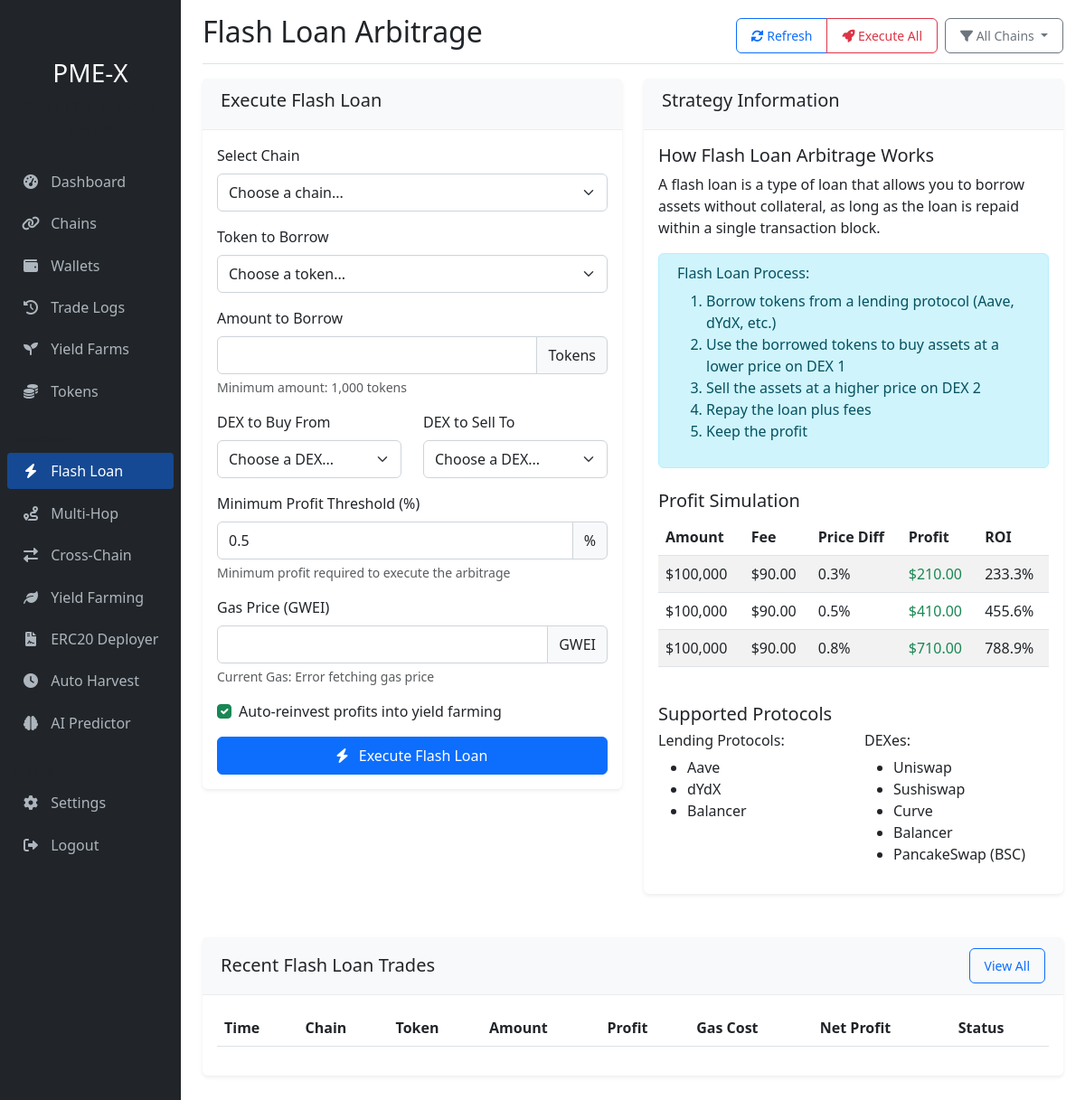
The page /execute_flash_loan (signed in) on the database as committed earlier.
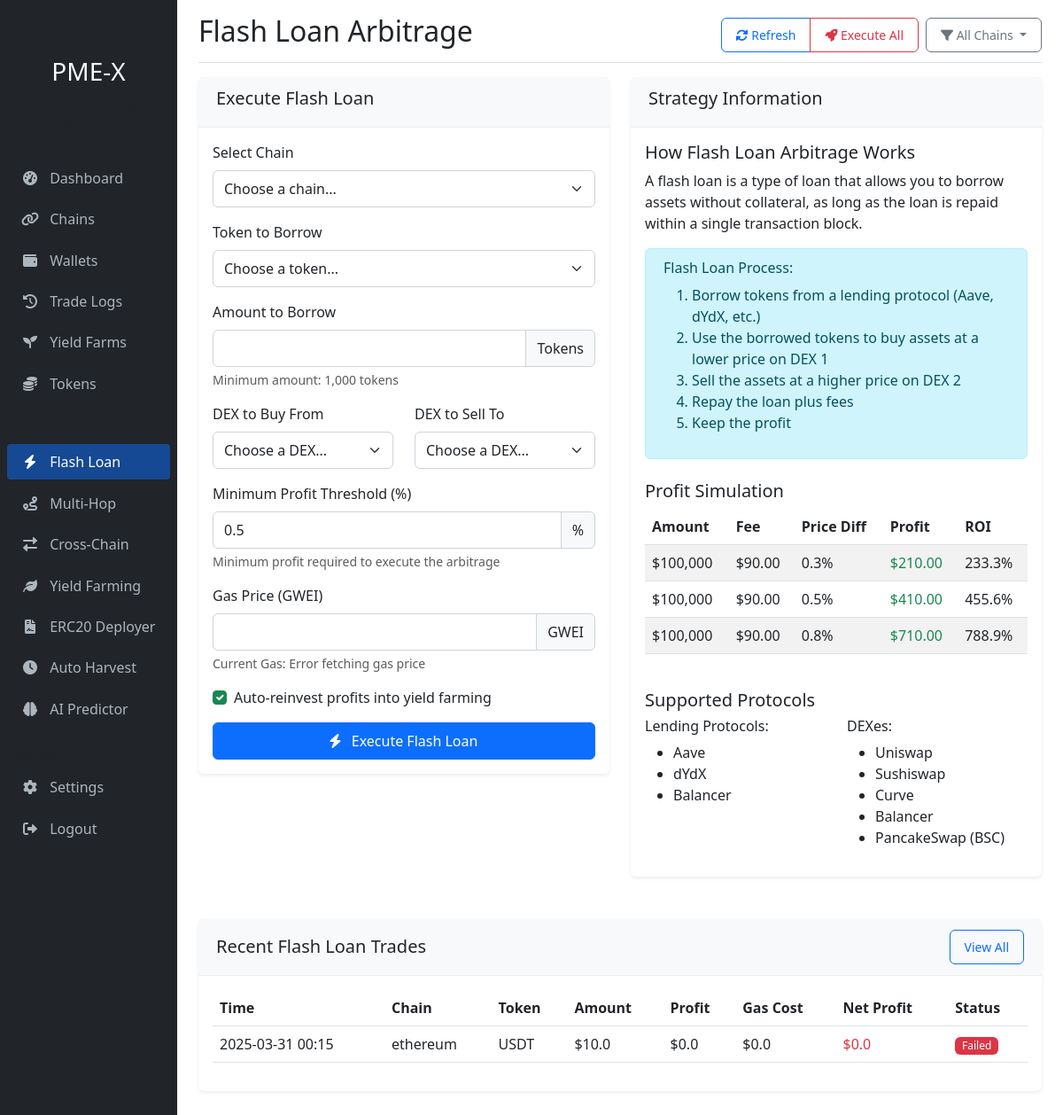
The same page on the database as committed later.
### app/models/trade.py (models this page shows, shortened)
class Trade(db.Model):
    id = db.Column(db.Integer, primary_key=True)
    strategy_type = db.Column(db.String(50), nullable=False)  # flash_loan, multi_hop, cross_chain, etc.
    chain = db.Column(db.String(50), nullable=False)  # ethereum, bsc, polygon, etc.
    amount = db.Column(db.Float, nullable=False)  # Amount in USD
    profit = db.Column(db.Float, nullable=False)  # Profit in USD
    gas_cost = db.Column(db.Float, nullable=False)  # Gas cost in USD
    net_profit = db.Column(db.Float, nullable=False)  # Net profit after gas
    tx_hash = db.Column(db.String(100), nullable=True)  # Transaction hash
    status = db.Column(db.String(20), nullable=False, default="completed")  # pending, completed, failed
    created_at = db.Column(db.DateTime, default=datetime.utcnow)
    execution_time = db.Column(db.Float, nullable=True)  # Execution time in seconds
    details = db.Column(db.JSON, nullable=True)

### app/routes/strategies.py (the view, shortened to what this page needs)
@strategies_bp.route('/execute_flash_loan', methods=['GET', 'POST'])
@login_required
def execute_flash_loan():
    chains = ChainInfo.query.all()
    recent_trades = Trade.query.filter_by(strategy_type='flash_loan').order_by(Trade.created_at.desc()).limit(10).all()
    return render_template('strategies/flash_loan.html',
                           chains=chains,
                           recent_trades=recent_trades,
                           title='Flash Loan')

### app/models/user.py (called while the page is built)
@login_manager.user_loader
def load_user(user_id):
    return User.query.get(int(user_id))

### app/templates/strategies/flash_loan.html (shortened to what the changed rows need)
{% extends "base.html" %}
{% block header %}Flash Loan Arbitrage{% endblock %}
{% block content %}
<div class="row">
    <div class="col-md-6">
        <div class="card">
            <div class="card-body">
                <div class="table-responsive">
                    <table class="table table-striped">
                        <thead>
                            <tr>
                                <th>Amount</th>
                                <th>Fee</th>
                                <th>Price Diff</th>
                                <th>Profit</th>
                                <th>ROI</th>
                            </tr>
                        </thead>
                    </table>
                </div>
            </div>
        </div>
    </div>
</div>
<div class="row mt-4">
    <div class="col-md-12">
        <div class="card">
            <div class="card-body">
                <div class="table-responsive">
                    <table class="table table-hover">
                        <thead>
                            <tr>
                                <th>Time</th>
                                <th>Chain</th>
                                <th>Token</th>
                                <th>Amount</th>
                                <th>Profit</th>
                                <th>Gas Cost</th>
                                <th>Net Profit</th>
                                <th>Status</th>
                            </tr>
                        </thead>
                        <tbody>
                            {% for trade in recent_trades %}
                            <tr>
                                <td>{{ trade.created_at.strftime('%Y-%m-%d %H:%M') }}</td>
                                <td>{{ trade.chain }}</td>
                                <td>{{ trade.details.token if trade.details and trade.details.token else 'Unknown' }}</td>
                                <td>${{ trade.amount | round(2) }}</td>
                                <td>${{ trade.profit | round(2) }}</td>
                                <td>${{ trade.gas_cost | round(2) }}</td>
                                <td class="{% if trade.net_profit > 0 %}text-success{% else %}text-danger{% endif %}">
                                    ${{ trade.net_profit | round(2) }}
                                </td>
                                <td>
                                    {% if trade.status == 'completed' %}
                                    <span class="badge bg-success">Completed</span>
                                    {% elif trade.status == 'pending' %}
                                    <span class="badge bg-warning">Pending</span>
                                    {% else %}
                                    <span class="badge bg-danger">Failed</span>
                                    {% endif %}
                                </td>
                            </tr>
                            {% endfor %}
                        </tbody>
                    </table>
                </div>
            </div>
        </div>
    </div>
</div>
{% endblock %}

Rows that differ between the two databases and show on the page:
added Trade: created_at "2025-03-31 00:15", chain "ethereum", details "USDT", amount "10.0", profit "0.0", gas_cost "0.0", net_profit "0.0", status "Failed"
